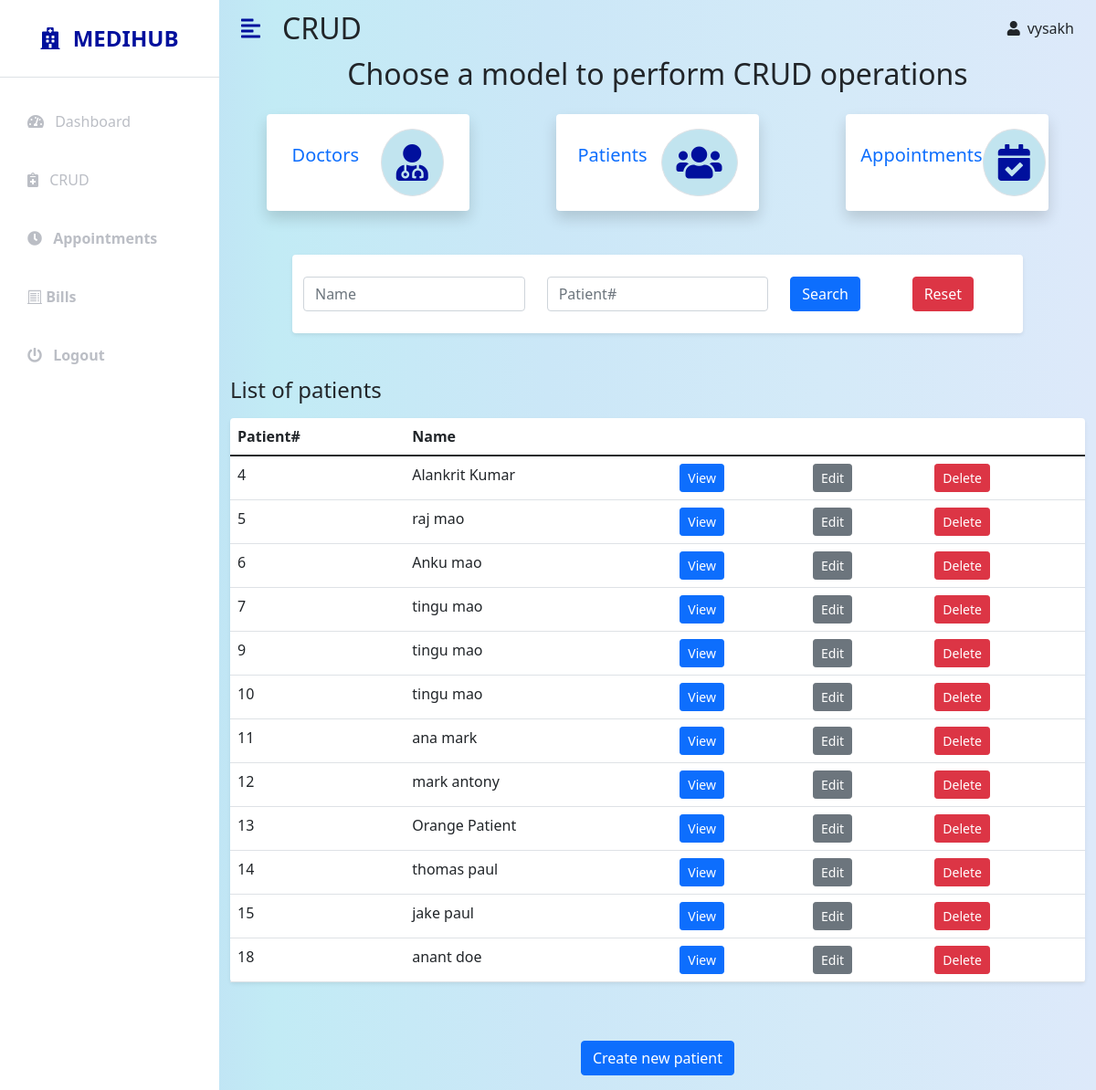
The page /adminapp/crud/patients/ (signed in) on the database its author committed.
### hospital/models.py (models this page shows, shortened)
class Patient(models.Model):
    GENDER_CHOICES = [
        ('M', 'Male'),
        ('F', 'Female'),
        ('X', 'Other'),
    ]
    user = models.OneToOneField(User, on_delete=models.CASCADE, null=True, blank=True)
    first_name = models.CharField(max_length=50, null=True, blank=True)
    last_name = models.CharField(max_length=50, null=True, blank=True)
    gender = models.CharField(max_length=1, choices=GENDER_CHOICES, null=True, blank=True)
    dob = models.DateField(null=True, blank=True)
    phone = models.CharField(max_length=10, null=True, blank=True)
    address = models.TextField(max_length=400, null=True, blank=True)
    email = models.CharField(max_length=100, null=True, blank=True)

### adminapp/views.py (the view)
# urls.py: path('crud/patients/', views.patientListView, name='patient-list'),
@login_required(login_url='admin-login')
@user_passes_test(is_admin, login_url='admin-login')
def patientListView(request):
    if request.GET.get('patid'):
        patid = int(request.GET.get('patid'))
        patientList = Patient.objects.filter(id=patid)
    elif request.GET.get('patname'):
        patientList = []
        patname = request.GET.get('patname')
        for patient in Patient.objects.all():
            if(patname.lower() in patient.name.lower()):
                patientList.append(patient)
    else:
        patientList = Patient.objects.all()
    context = {
        'list_of_patients': patientList,
    }
    return render(request, 'adminapp/patient_list.html', context)

### adminapp/views.py (called while the page is built)
def is_admin(user):
    return user.groups.filter(name = 'Administrators').exists()

### adminapp/templates/adminapp/patient_list.html
{% extends 'adminapp/crud_index.html' %}
{% block main %}
<div class="container-fluid">
    <div class="row my-5">
        <div class="col-10 offset-1 bg-white rounded shadow-sm py-4">
            <form action="">
                <div class="row">
                    <div class="col-sm-4">
                      <input type="text" class="form-control" placeholder="Name" aria-label="Name" name="patname">
                    </div>
                    <div class="col-sm-4">
                      <input type="number" class="form-control" placeholder="Patient#" aria-label="First name" name="patid">
                    </div>
                    <div class="col-sm-2">
                      <button type="submit" class="btn btn-primary" >Search</button>
                    </div>
                    <div class="col-sm-2">
                        <a href="{% url 'patient-list' %}"><button type="button" class="btn btn-danger" >Reset</button></a>
                    </div>
                  </div>
            </form>
        </div>
    </div>
    <div class="row my-5">
        <h3 class="fs-4 mb-3">List of patients</h3>
        <div class="col">
            <table class="table bg-white rounded shadow-sm  table-hover">
                <thead>
                    <tr>
                        <th scope="col">Patient# </th>
                        <th scope="col">Name</th>
                        <th scope="col"></th>
                        <th scope="col"></th>
                        <th scope="col"></th>
                    </tr>
                </thead>
                <tbody>
                    {% for patient in list_of_patients %}
                    <tr>
                        <td>{{patient.id}}</td>
                        <td>{{patient.first_name}} {{patient.last_name}}</td>
                        <td><a class="btn btn-primary btn-sm"  href="{% url 'patient-detail' patient.id %}">View</a></td>
                        <td><a class="btn btn-secondary btn-sm"  href="{% url 'edit-patient' patient.id %}">Edit</a></td>
                        <td><a class="btn btn-danger btn-sm"  href="{% url 'delete-patient' patient.id %}">Delete</a></td>
                    </tr>
                    {% endfor %}
                </tbody>
            </table>
        </div>
    </div>
    <h3 class="fs-4 mb-3 text-center"><a class ="btn btn-primary "style="text-decoration:none !important"href="{% url 'create-patient' %}">Create new patient</a></h3>
</div>
{% endblock %}

### adminapp/templates/adminapp/crud_index.html
{% extends 'adminapp/base.html' %}
{% block content %}
<nav class="navbar navbar-expand-lg navbar-light bg-transparent py-1 px-4">
    <div class="d-flex align-items-center justify-content-end">
        <i class="fas fa-align-left primary-text fs-4 me-3" id="menu-toggle"></i>
        <h2 class="fs-2 m-2">CRUD</h2>
    </div>
    <div class="collapse navbar-collapse" id="navbarSupportedContent">
        <ul class="navbar-nav ms-auto mb-2 mb-lg-0">
            <li class="nav-item dropdown">
                    <i class="fas fa-user me-2"></i>{{user.username}}
            </li>
        </ul>
    </div>
</nav>
<div class="container-fluid">
    <h2 class="text-center">Choose a model to perform CRUD operations</h2>
    <div class="row g-3 my-2 d-flex justify-content-around">
        <div class="col-md-3">
            <div class="p-3 bg-white shadow d-flex justify-content-around align-items-center rounded">
                <div class="d-flex row justify-content-around ">
                    <p class="fs-5 text-center"><a style="text-decoration:none !important" href="{% url 'doctor-list' %}">Doctors</a></p>
                </div>
                <i class="fas fa-user-md fs-1 primary-text border rounded-full secondary-bg p-3"></i>
            </div>
        </div>
        <div class="col-md-3">
            <div class="p-3 bg-white shadow d-flex justify-content-around align-items-center rounded">
                <div>
                    <p class="fs-5 text-center"><a  style="text-decoration:none !important" href="{% url 'patient-list' %}">Patients</a></p>
                </div>
                <i
                    class="fas fa-users fs-1 primary-text border rounded-full secondary-bg p-3"></i>
            </div>
        </div>
        <div class="col-md-3">
            <div class="p-3 bg-white shadow d-flex justify-content-around align-items-center rounded">
                <div>
                    <p class="fs-5 text-center"><a style="text-decoration:none !important" href="{% url 'appointment-list' %}">Appointments</a></p>
                </div>
                <i class="fas fa-calendar-check fs-1 primary-text border rounded-full secondary-bg p-3"></i>
            </div>
        </div>
    </div>
</div>
{% block main %}
{% endblock %}
{% endblock %}

### adminapp/static/css/style.css (style rules this page uses)
:root { --main-bg-color: #00189d; --main-text-color: #00109d; --second-text-color: #bbbec5; --second-bg-color: #c1e4ef; }
.primary-text { color: var(--main-text-color); }
.secondary-bg { background-color: var(--second-bg-color); }
.rounded-full { border-radius: 100%; }
#menu-toggle { cursor: pointer; }

### rows shown on the page
Patient: id "4", first_name "Alankrit", last_name "Kumar"
Patient: id "5", first_name "raj", last_name "mao"
Patient: id "6", first_name "Anku", last_name "mao"
Patient: id "7", first_name "tingu", last_name "mao"
Patient: id "9", first_name "tingu", last_name "mao"
Patient: id "10", first_name "tingu", last_name "mao"
Patient: id "11", first_name "ana", last_name "mark"
Patient: id "12", first_name "mark", last_name "antony"
Patient: id "13", first_name "Orange", last_name "Patient"
Patient: id "14", first_name "thomas", last_name "paul"
Patient: id "15", first_name "jake", last_name "paul"
Patient: id "18", first_name "anant", last_name "doe"

### other values the page prints
{{ user.username }} "vysakh"
